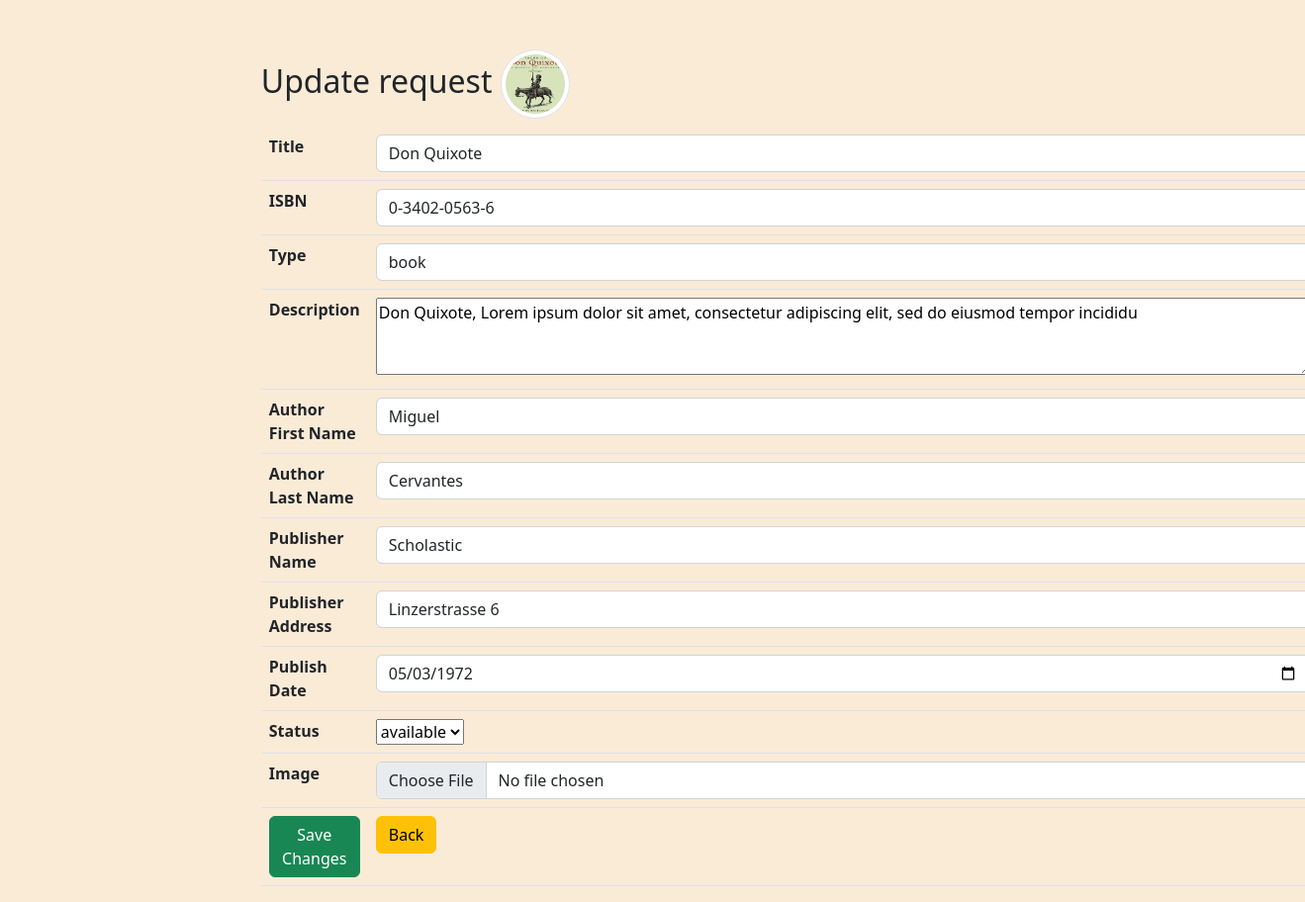
Page /update.php?id=4 on the committed database.
### tables this page shows
CREATE TABLE `library` (
  `id` int(11) NOT NULL,
  `title` varchar(50) DEFAULT NULL,
  `image` varchar(200) DEFAULT NULL,
  `isbn` varchar(13) DEFAULT NULL,
  `type` varchar(50) DEFAULT NULL,
  `description` varchar(200) DEFAULT NULL,
  `author_first_name` varchar(50) DEFAULT NULL,
  `author_last_name` varchar(50) DEFAULT NULL,
  `publisher_name` varchar(50) DEFAULT NULL,
  `publisher_address` varchar(50) DEFAULT NULL,
  `publish_date` date DEFAULT NULL,
  `status` varchar(50) DEFAULT NULL
);

### update.php (the view, shortened to what this page needs)
<?php
require_once 'actions/db_connect.php';
if ($_GET['id']) {
    $id = $_GET['id'];
    $sql = "SELECT * FROM library WHERE id = {$id}";
    $result = mysqli_query($connect, $sql);
    if (mysqli_num_rows($result) == 1) {
        $data = mysqli_fetch_assoc($result);
        $title = $data['title'];
        $isbn = $data['isbn'];
        $type = $data['type'];
        $description = $data['description'];
        $authorFName = $data['author_first_name'];
        $authorLName = $data['author_last_name'];
        $publisherName = $data['publisher_name'];
        $publisherAddress = $data['publisher_address'];
        $publishDate = $data['publish_date'];
        $image = $data['image'];
    } else {
        header("location: error.php");
    }
} else {
    header("location: error.php");
}
?>
<!DOCTYPE html>
<html>
    <head>
        <?php require_once 'components/boot.php'?>
        <link rel="stylesheet" href="style.css">
    </head>
    <body>
        <fieldset>
            <legend class='h2'>Update request <img class='img-thumbnail rounded-circle' src='images/<?php echo $image ?>' alt="<?php echo $name ?>"></legend>
            <form action="actions/a_update.php"  method="post" enctype="multipart/form-data">
                <table class="table">
                <tr>
                        <th>Title</th>
                        <td><input class='form-control' type="text" name="title" value="<?php echo $title ?>" /></td>
                    </tr>
                    <tr>
                        <th>ISBN</th>
                        <td><input class='form-control' type="text" name= "isbn" value="<?php echo $isbn ?>"  /></td>
                    </tr>
                    <tr>
                        <th>Type</th>
                        <td><input class='form-control' type="text" name= "type" value="<?php echo $type ?>"  /></td>
                    </tr>
                    <tr>
                        <th>Description</th>
                        <td><textarea name="description"  cols="100" rows="3" ><?php echo $description ?></textarea></td>
                    </tr>
                    <tr>
                        <th>Author First Name</th>
                        <td><input class='form-control' type="text" name= "first" value="<?php echo $authorFName ?>"  /></td>
                    </tr>
                    <tr>
                        <th>Author Last Name</th>
                        <td><input class='form-control' type="text" name= "last" value="<?php echo $authorLName ?>"  /></td>
                    </tr>
                    <tr>
                        <th>Publisher Name</th>
                        <td><input class='form-control' type="text" name= "publisher" value="<?php echo $publisherName ?>"  /></td>
                    </tr>
                    <tr>
                        <th>Publisher Address</th>
                        <td><input class='form-control' type="text" name= "address" value="<?php echo $publisherAddress ?>"  /></td>
                    </tr>
                    <tr>
                        <th>Publish Date</th>
                        <td><input class='form-control' type="date" name= "publishDate" value="<?php echo $publishDate ?>"  /></td>
                    </tr>
                    <tr>
                        <th>Status</th>
                        <td><select name="status" >
                            <option value="available">available</option>
                        </select></td>
                    </tr>
                    <tr>
                        <th>Image</th>
                        <td><input class='form-control' type="file" name="image" /></td>
                    </tr>
                    <tr>
                        <td><button class="btn btn-success" type= "submit">Save Changes</button></td>
                        <td><a href= "index.php"><button class="btn btn-warning" type="button">Back</button></a></td>
                    </tr>
                </table>
            </form>
        </fieldset>
    </body>
</html>

### style.css (style rules this page uses)
body { background-color:antiquewhite !important; }

### update.php (style rules this page uses)
fieldset { margin: auto; margin-top: 50px; width: 60% ; }
.img-thumbnail { width: 70px !important; height: 70px !important; }

### rows in the picture
library: image (picture), title "Don Quixote", isbn "0-3402-0563-6", type "book", description "Don Quixote, Lorem ipsum dolor sit amet, consectetur adipiscing elit, sed do eiusmod tempor incididu", first "Miguel", last "Cervantes", publisher "Scholastic", address "Linzerstrasse 6", publishDate "05/03/1972"
